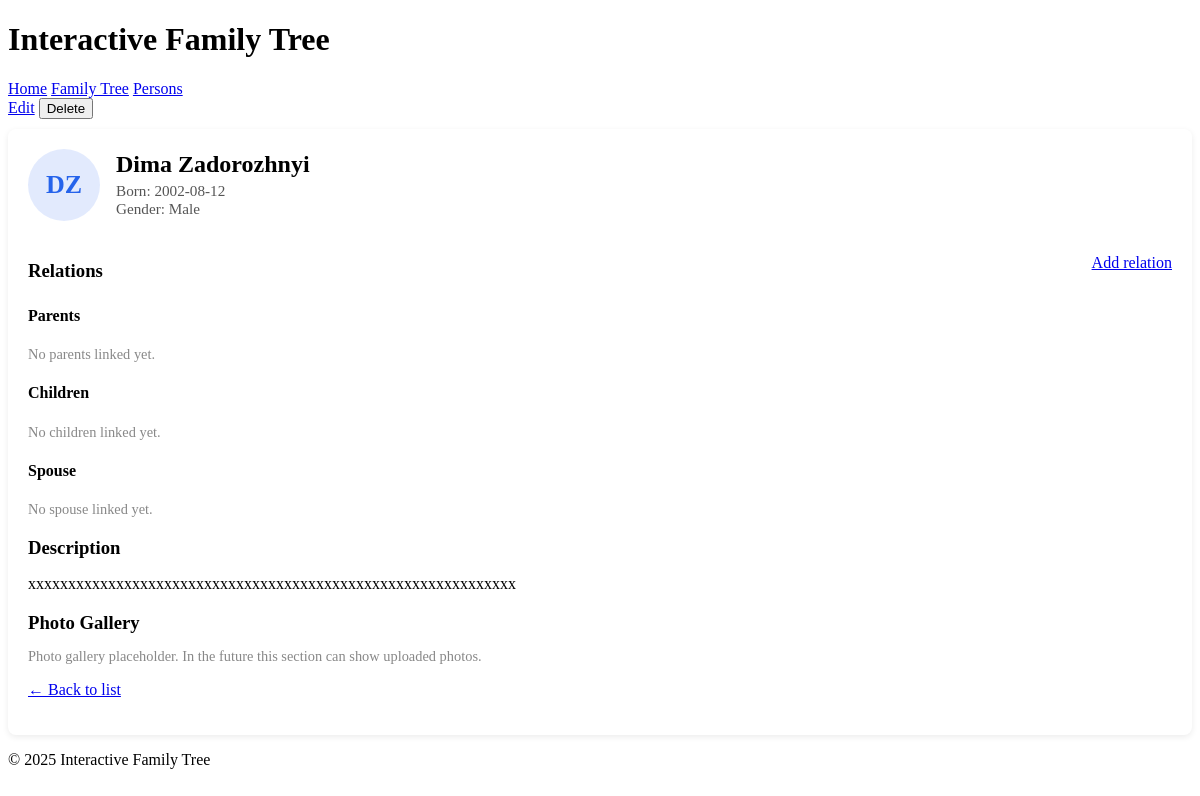
Page /persons/2 on the earlier database version.
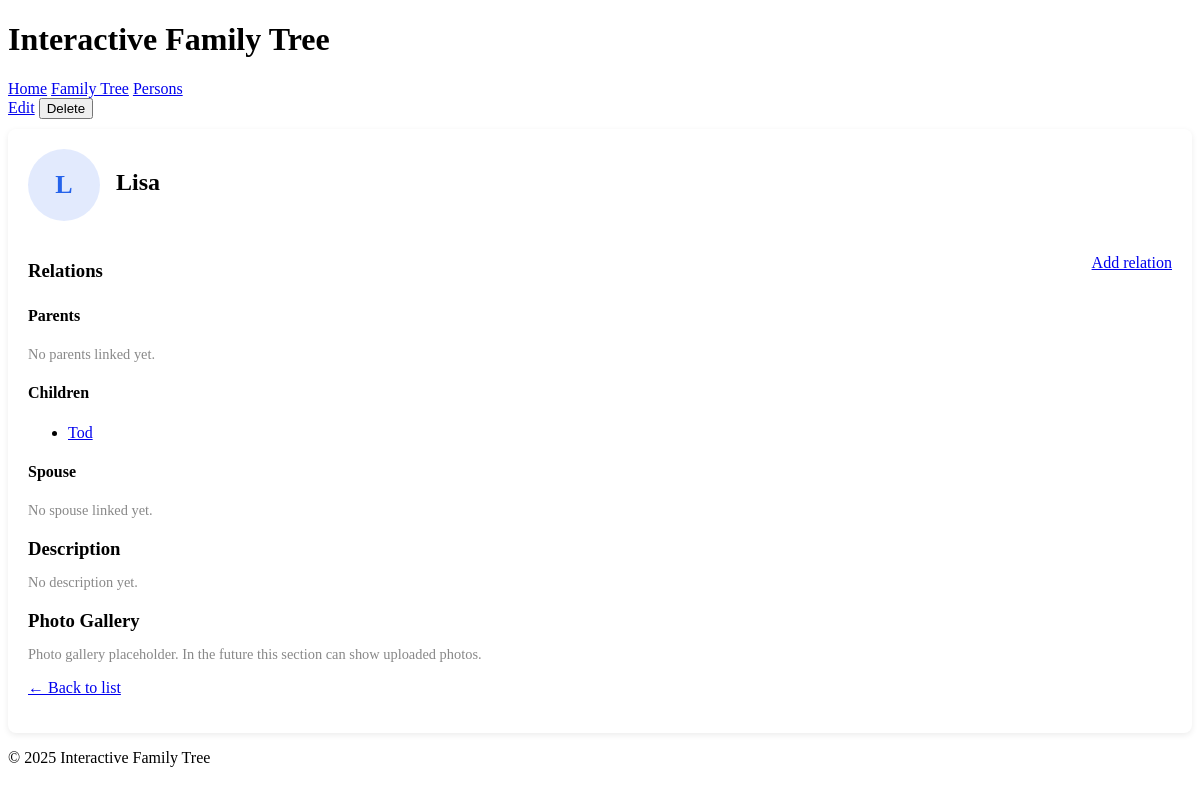
Same page on the later database version.
### tables this page shows
CREATE TABLE persons (
    id INTEGER PRIMARY KEY AUTOINCREMENT,
    first_name TEXT NOT NULL,
    last_name TEXT,
    birth_date TEXT,
    death_date TEXT,
    gender TEXT,
    notes TEXT,
    created_at TEXT DEFAULT CURRENT_TIMESTAMP
);

### app.py (the view)
@app.route("/persons/<int:person_id>")
def person_detail(person_id):
    person = get_person(person_id)
    if person is None:
        return "Person not found", 404
    parents = get_parents(person_id)
    children = get_children(person_id)
    spouses = get_spouses(person_id)
    return render_template(
        "person_detail.html",
        person=person,
        parents=parents,
        children=children,
        spouses=spouses,
    )

### db.py (called while the page is built)
def get_db():
    conn = sqlite3.connect(DB_PATH)
    conn.row_factory = sqlite3.Row
    return conn

def get_person(person_id: int):
    conn = get_db()
    cur = conn.cursor()
    cur.execute("SELECT * FROM persons WHERE id = ?", (person_id,))
    row = cur.fetchone()
    conn.close()
    return row

def get_parents(person_id):
    conn = get_db()
    cur = conn.cursor()
    cur.execute(
        """
        SELECT p.*
        FROM persons p
        JOIN relationships r ON r.person_id = p.id
        WHERE r.relative_id = ? AND r.relation_type = 'parent'
        """,
        (person_id,)
    )
    rows = cur.fetchall()
    conn.close()
    return rows

def get_children(person_id):
    conn = get_db()
    cur = conn.cursor()
    cur.execute(
        """
        SELECT p.*
        FROM persons p
        JOIN relationships r ON r.relative_id = p.id
        WHERE r.person_id = ? AND r.relation_type = 'parent'
        """,
        (person_id,)
    )
    rows = cur.fetchall()
    conn.close()
    return rows

def get_spouses(person_id):
    conn = get_db()
    cur = conn.cursor()
    cur.execute(
        """
        SELECT DISTINCT p.*
        FROM persons p
        JOIN relationships r
          ON (
                (r.person_id = ? AND r.relative_id = p.id)
             OR (r.relative_id = ? AND r.person_id = p.id)
             )
        WHERE r.relation_type = 'spouse'
        """,
        (person_id, person_id)
    )
    rows = cur.fetchall()
    conn.close()
    return rows

### templates/person_detail.html (shortened to what this page needs)
{% extends "base.html" %}
{% block content %}
<div class="person-actions" style="margin-bottom: 10px;">
    <a href="{{ url_for('edit_person', person_id=person['id']) }}">Edit</a>
    <form action="{{ url_for('delete_person_route', person_id=person['id']) }}"
          method="post"
          style="display:inline;"
          onsubmit="return confirm('Delete this person?');">
        <button type="submit">Delete</button>
    </form>
</div>
<div class="person-detail">
    <div class="person-header">
        <div class="person-avatar">
            <span class="avatar-initials">
                {{ person["first_name"][0] }}{% if person["last_name"] %}{{ person["last_name"][0] }}{% endif %}
            </span>
        </div>
        <div class="person-main-info">
            <h2>{{ person["first_name"] }} {{ person["last_name"] or "" }}</h2>
            <p class="person-dates">
                {% if person["birth_date"] %}
                    Born: {{ person["birth_date"] }}
                {% endif %}
            </p>
            {% if person["gender"] %}
                <p class="person-gender">Gender: {{ person["gender"] }}</p>
            {% endif %}
        </div>
    </div>
    <div class="person-body">
        <section class="person-section">
            <div style="display: flex; justify-content: space-between; align-items: center;">
                <h3>Relations</h3>
                <a href="{{ url_for('add_relation', person_id=person['id']) }}">Add relation</a>
            </div>
            <h4>Parents</h4>
            {% if parents and parents|length > 0 %}
                <ul>
                {% for p in parents %}
                    <li>
                        <a href="{{ url_for('person_detail', person_id=p['id']) }}">
                            {{ p["first_name"] }} {{ p["last_name"] or "" }}
                        </a>
                    </li>
                {% endfor %}
                </ul>
            {% else %}
                <p class="muted">No parents linked yet.</p>
            {% endif %}
            <h4>Children</h4>
            {% if children and children|length > 0 %}
                <ul>
                {% for c in children %}
                    <li>
                        <a href="{{ url_for('person_detail', person_id=c['id']) }}">
                            {{ c["first_name"] }} {{ c["last_name"] or "" }}
                        </a>
                    </li>
                {% endfor %}
                </ul>
            {% else %}
                <p class="muted">No children linked yet.</p>
            {% endif %}
            <h4>Spouse</h4>
            {% if spouses and spouses|length > 0 %}
                <ul>
                {% for s in spouses %}
                    <li>
                        <a href="{{ url_for('person_detail', person_id=s['id']) }}">
                            {{ s["first_name"] }} {{ s["last_name"] or "" }}
                        </a>
                    </li>
                {% endfor %}
                </ul>
            {% else %}
                <p class="muted">No spouse linked yet.</p>
            {% endif %}
        </section>
        <section class="person-section">
            <h3>Description</h3>
            {% if person["notes"] %}
                <p>{{ person["notes"] }}</p>
            {% else %}
                <p class="muted">No description yet.</p>
            {% endif %}
        </section>
        <section class="person-section">
            <h3>Photo Gallery</h3>
            <p class="muted">
                Photo gallery placeholder. In the future this section can show uploaded photos.
            </p>
        </section>
    </div>
    <p>
        <a href="{{ url_for('persons') }}">← Back to list</a>
    </p>
</div>
{% endblock %}

### templates/base.html (shortened to what this page needs)
<!DOCTYPE html>
<html lang="en">
<head>
    <link rel="stylesheet" href="{{ url_for('static', filename='css/style.css') }}">
</head>
<body>
    <header class="main-header">
        <div class="container">
            <h1>Interactive Family Tree</h1>
            <nav>
                <a href="{{ url_for('index') }}">Home</a>
                <a href="{{ url_for('index') }}">Family Tree</a>
                <a href="{{ url_for('persons') }}">Persons</a>
            </nav>
        </div>
    </header>
    <main class = "main-content container">
        <div class="conteiner">
            {% block content %}{% endblock %}
        </div>
    </main>
    <footer class="main-footer">
        <div class="container">
            <p>© 2025 Interactive Family Tree</p>
        </div>
    </footer>
</body>
</html>

### static/css/style.css (style rules this page uses)
.person-detail { background: #ffffff; padding: 20px; border-radius: 8px; box-shadow: 0 2px 6px rgba(0,0,0,0.08); }
.person-header { display: flex; align-items: center; gap: 16px; margin-bottom: 20px; }
.person-avatar { width: 72px; height: 72px; border-radius: 50%; background: #2563eb22; display: flex; align-items: center; justify-content: center; font-size: 26px; font-weight: bold; color: #2563eb; }
.person-main-info h2 { margin: 0 0 4px 0; }
.person-body { margin-top: 10px; }
.person-section { margin-bottom: 16px; }
.person-section h3 { margin-bottom: 4px; }
.muted { color: #888; font-size: 0.9rem; }

Differences in the rows shown:
changed persons: first_name "D" → "L"; first_name "Dima" → "Lisa"; last_name "Z" → (not shown); last_name "Zadorozhnyi" → (not shown); birth_date "2002-08-12" → (not shown); gender "Male" → (not shown); notes "xxxxxxxxxxxxxxxxxxxxxxxxxxxxxxxxxxxxxxxxxxxxxxxxxxxxxxxxxxxxx" → (not shown)
added persons: first_name "Tod"
Other differences:
text no longer shown: "Born: Gender: No children linked yet."
text now shown: "No description yet."
